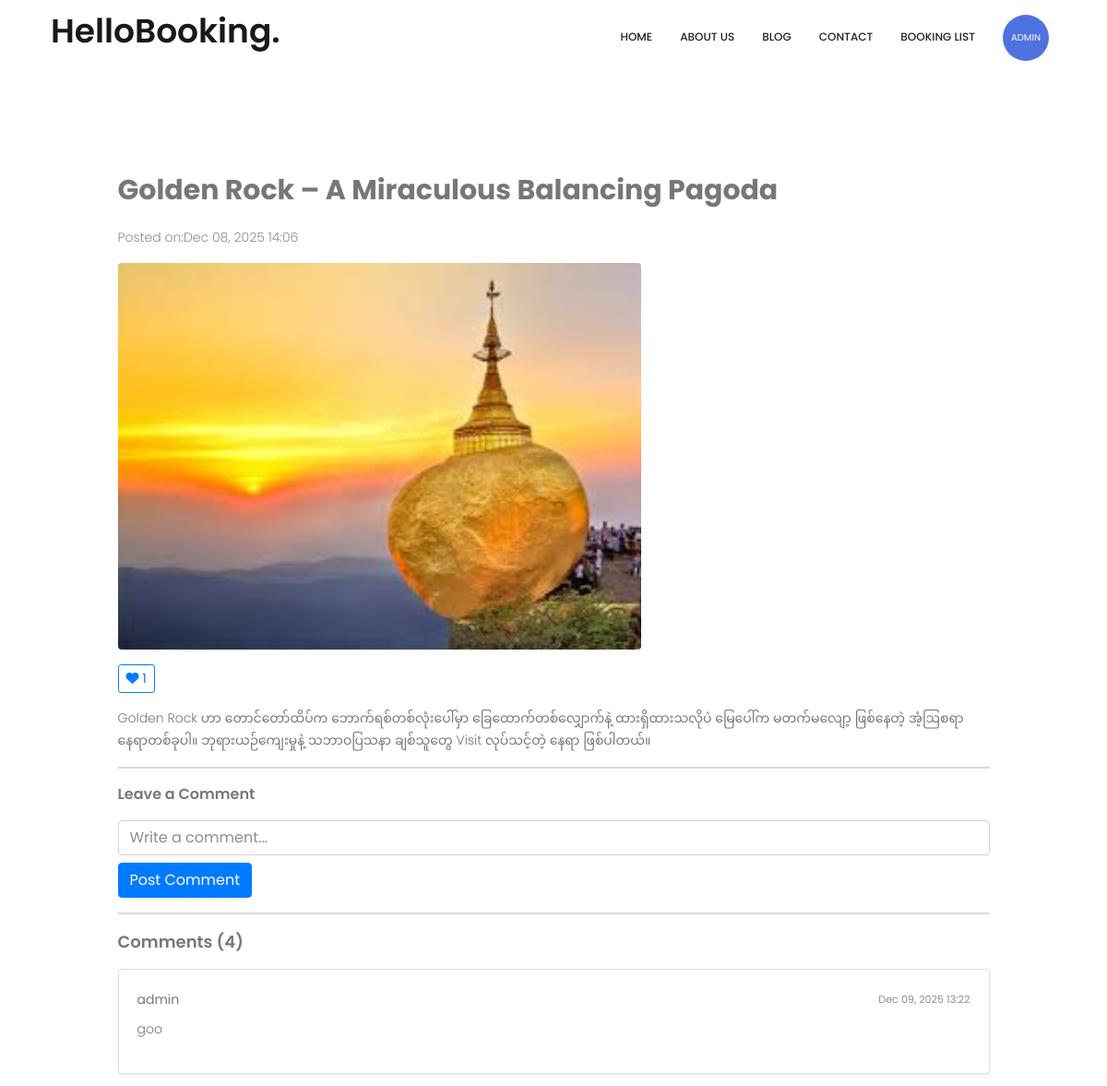
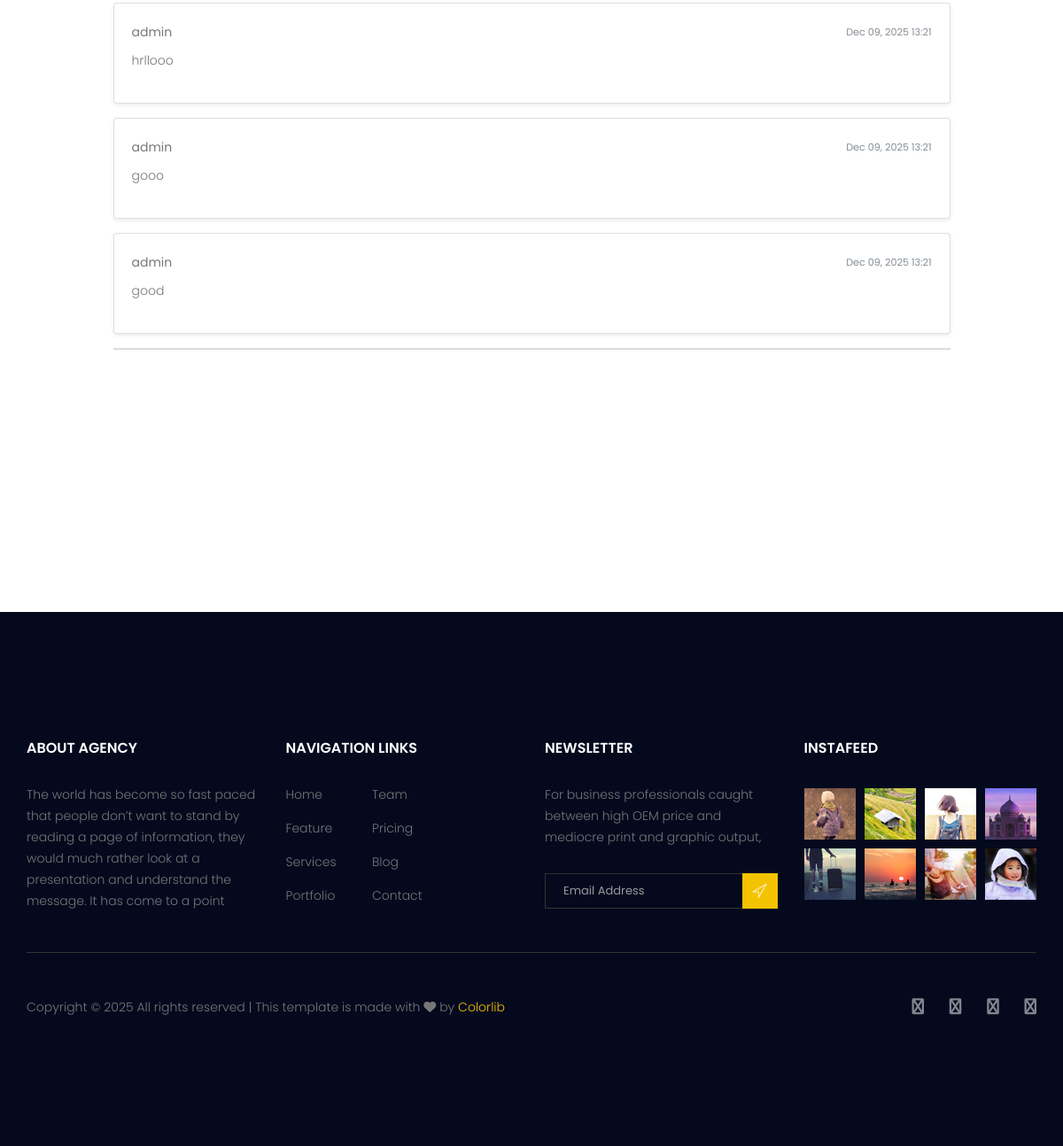
Screenshot of /blog/detail/6/ (signed in) with the database file from the repository (2 pictures, top to bottom).
### hotel/models.py (models this page shows, shortened)
class Blog(models.Model):
    author = models.ForeignKey(User, on_delete=models.CASCADE, related_name="blogs")
    title = models.CharField(max_length=200)
    content = models.TextField()
    image = models.ImageField(upload_to='blog_images/', blank=True, null=True)
    created_at = models.DateTimeField(auto_now_add=True)
    updated_at = models.DateTimeField(auto_now=True)
    is_published = models.BooleanField(default=True)
    likes = models.ManyToManyField(User, related_name='liked_blogs', blank=True)

class Comment(models.Model):
    blog = models.ForeignKey(Blog, on_delete=models.CASCADE, related_name="comments")
    user = models.ForeignKey(User, on_delete=models.CASCADE)
    content = models.TextField()
    created_at = models.DateTimeField(auto_now_add=True)
    updated_at = models.DateTimeField(auto_now=True)
    is_approved = models.BooleanField(default=True)  # admin approval optional

### hotel/views.py (the view, shortened to what this page needs)
# urls.py: path("blog/detail/<int:id>/", views.blog_detail, name="blog_detail"),
@login_required(login_url="/login/")
def blog_detail(request, id):
    blog_post = get_object_or_404(models.Blog, id=id)
    comments = models.Comment.objects.filter(blog=blog_post).order_by("-created_at")
    if request.method == "GET":
       return render(request, "blog_detail.html", {"blog": blog_post, "comments": comments})

### templates/blog_detail.html (shortened to what this page needs)
{% extends "base.html" %}
{% load static %}
{% block body %}
<section class="accomodation_area section_gap" style="margin-top: 1rem; margin-bottom: 10rem">
    <div class="container mt-5">
        <div class="row">
            <div class="col-md-10 mx-auto">
                <h2 class="fw-bold mb-3">{{ blog.title }}</h2>
                <p class="text-muted">Posted on:{{ blog.created_at|date:"M d, Y H:i" }}</p>
                {% if blog.image %}
                <img src="{{ blog.image.url }}" class="img-fluid rounded mb-3" width="60%" alt="" />
                {% endif %}
                <div>
                    <a href="{% url 'blog_like' blog.id %}" class="btn btn-sm btn-outline-primary me-1">
                        <i
                            class="{% if request.user in blog.likes.all %} fa-solid fa-heart {% else %} fa-regular fa-heart {% endif %}"></i>
                        {{ blog.likes.count }}
                    </a>
                </div>
                <p class="mt-3" style="line-height: 1.7">{{ blog.content }}</p>
                <hr />
                {% if user.is_authenticated %}
                <h5 class="mb-3">Leave a Comment</h5>
                <form method="POST">
                    <input type="text" name="text" class="form-control" placeholder="Write a comment..." required>
                    <button class="btn btn-primary mt-2">Post Comment</button>
                </form>
                {% else %}
                <p class="text-muted">
                    You must be <a href="/login/">logged in</a> to comment.
                </p>
                {% endif %}
                <hr />
                <h4 class="mb-3">Comments ({{ comments.count }})</h4>
                {% for c in comments %}
                <div class="card mb-3 shadow-sm " id="comment-box">
                    <div class="card-body">
                        <div class="d-flex justify-content-between">
                            <strong>{{ c.user.username }}</strong>
                            <small class="text-muted">{{ c.created_at|date:"M d, Y H:i" }}</small>
                        </div>
                        <p class="mt-2">{{ c.content }}</p>
                    </div>
                </div>
                {% empty %}
                <p class="text-muted">No comments yet. Be the first to comment!</p>
                {% endfor %}
                <hr />
            </div>
        </div>
    </div>
</section>
{% endblock %}

### templates/components/header.html (shortened to what this page needs)
{% load static %}
<header class="header_area">
  <div class="container">
    <nav class="navbar navbar-expand-lg navbar-light">
      <a class="navbar-brand logo_h" href="index.html">
        <h1>HelloBooking.</h1>
      </a>
      <div class="collapse navbar-collapse offset" id="navbarSupportedContent">
        <ul class="nav navbar-nav menu_nav ml-auto">
          <li class="nav-item {% if request.resolver_match.url_name == 'index' %}active{% endif %}">
            <a class="nav-link" href="{% url 'index' %}">Home</a>
          </li>
          <li class="nav-item {% if request.resolver_match.url_name == 'about' %}active{% endif %}">
            <a class="nav-link" href="/about/">About us</a>
          </li>
           <li class="nav-item {% if request.resolver_match.url_name == 'blog' %}active{% endif %}">
            <a class="nav-link" href="/blog/">blog</a>
          </li>
          <li class="nav-item {% if request.resolver_match.url_name == 'contact' %}active{% endif %}">
            <a class="nav-link" href="/contact/">Contact</a>
          </li>
          <li class="nav-item {% if request.resolver_match.url_name == 'my_bookings' %}active{% endif %}">
            <a class="nav-link" href="/booking/">booking list</a>
          </li>
          {% if request.user.is_authenticated %}
          <li class="nav-item submenu dropdown">
            <a href="#" class="nav-link dropdown-toggle nav-item d-flex align-items-center mt-3" data-toggle="dropdown"
              role="button" aria-haspopup="true" aria-expanded="false">
              <span class="user-circle mr-2">{{ request.user.username }}</span>
            </a>
          </li>
          {% endif %}
        </ul>
      </div>
    </nav>
  </div>
</header>

### static/css/style.css (style rules this page uses)
a { text-decoration: none; -webkit-transition: all 0.3s ease-in-out; -o-transition: all 0.3s ease-in-out; transition: all 0.3s ease-in-out; }
body { line-height: 24px; font-size: 14px; font-family: "Poppins", sans-serif; font-weight: 300; color: #777777; }
section { background: #fff; }
h1, h2, h3, h4, h5, h6 { font-family: "Poppins", sans-serif; font-weight: 600; }
@media (min-width: 1200px) { .container { max-width: 1170px; } }
.section_gap { padding: 120px 0; }
.header_area { position: absolute; top: 0; left: 0; width: 100%; z-index: 20; }
.navbar { padding: 0px; border: 0px; border-radius: 0px; }
.navbar { background: #fff; padding: 0px 25px; }
.navbar .logo_h { padding-top: 0px; }
.navbar .menu_nav .nav-item .nav-link { font: 500 12px/80px "Poppins", sans-serif; color: #222222; text-transform: uppercase; padding: 0px; }
.navbar .menu_nav .nav-item .nav-link:after { display: none; }
.navbar .menu_nav .nav-item.submenu { position: relative; }
.navbar .menu_nav .nav-item+li { margin-left: 30px; }
h1 { font-size: 36px; }
h2 { font-size: 30px; }
h4 { font-size: 18px; }
h5 { font-size: 16px; }
h1, h2, h3, h4, h5, h6 { line-height: 1.5em; }

### templates/components/header.html (style rules this page uses)
.user-circle { width: 50px; height: 50px; background: #4e73df; border-radius: 50%; display: flex; align-items: center; font-size: 10px; justify-content: center; color: white; font-weight: normal; text-transform: uppercase; }

### rows the page displays
Blog: title "Golden Rock – A Miraculous Balancing Pagoda", created_at "Dec 08, 2025 14:06", image (picture), likes.count "1", content "Golden Rock ဟာ တောင်တော်ထိပ်က ဘောက်ရစ်တစ်လုံးပေါ်မှာ ခြေထောက်တစ်လျှောက်နဲ့ ထားရှိထားသလိုပဲ မြေပေါ်က မတက်မလျော့ ဖြစ်နေတဲ့ အံ့ဩစရာ နေရာတစ်ခုပါ။ ဘုရားယဉ်ကျေးမှုနဲ့ သဘာဝပြသနာ ချစ်သူတွေ Visit လုပ်သင့်တဲ့ နေရာ ဖြစ်ပါတယ်။"
Comment: user.username "admin", created_at "Dec 09, 2025 13:22", content "goo"
Comment: user.username "admin", created_at "Dec 09, 2025 13:21", content "hrllooo"
Comment: user.username "admin", created_at "Dec 09, 2025 13:21", content "gooo"
Comment: user.username "admin", created_at "Dec 09, 2025 13:21", content "good"

### other values shown
{{ request.user.username }} "ADMIN"
{{ comments.count }} "4"
